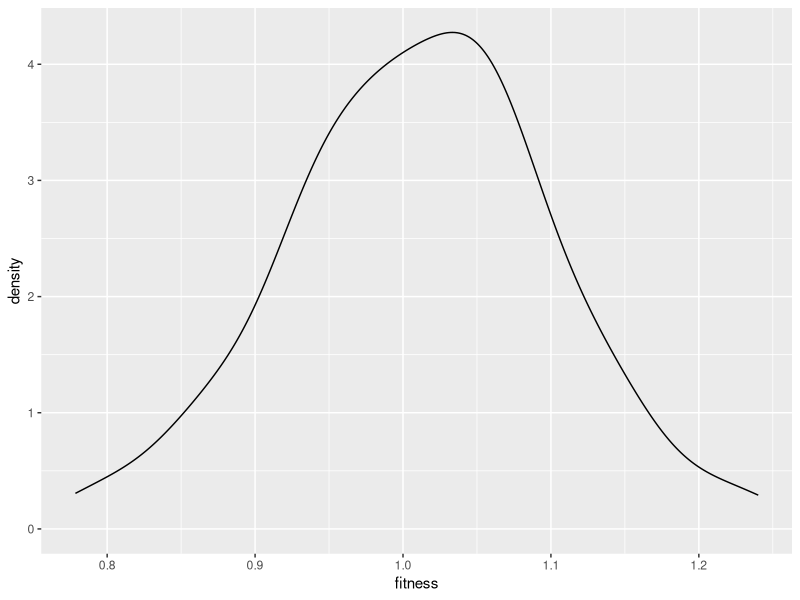

R code for this plot: (Note: this script raises an error after producing the figure.)
library(tidyverse)

#generate random normally distributed fitness values 
set.seed(1)
fit.dist <- rnorm(100, mean = 1 , sd = 0.1)
fit.tab <- as.data.frame(fit.dist)
fit.tab$fit.dist <- as.numeric(fit.tab$fit.dist)

ggplot(data = fit.tab, aes(x = fit.dist))+
  geom_density()+
  xlab("fitness")

#build genotype matrices
gen.count <- 20 #number of starting genotypes
initial.pop <- 50 #initial abundance of starting genotypes

gen.mat <- matrix(data = sample(fit.dist, (gen.count * 3)), nrow = 3, ncol = gen.count)
rownames(gen.mat) <- c("A","B","C")
colnames(gen.mat) <- c(1:gen.count)
save(gen.mat, file = "final_project/gen_mat.RData")

a.group <- as.data.frame(cbind("x" = gen.mat[1,], "n0" = initial.pop))
b.group <- as.data.frame(cbind("x" = gen.mat[2,], "n0" = initial.pop))
c.group <- as.data.frame(cbind("x" = gen.mat[3,], "n0" = initial.pop))

#calculate fitnesses
w.calc <- function(gen){
  w <- c()
  for(i in 1:dim(gen)[2]){
    w[i] <- mean(c(
      (gen[,i][1])* (1-abs(gen[,i][1] - gen[,i][2])) , #fitness of A
      (gen[,i][2]) * (1-abs(gen[,i][1] - gen[,i][2])) , #fitness of B
      (gen[,i][3]) #fitness of C
    ))
  }
  names(w) <- colnames(gen)
  return(w)
}

#replication
replicate <- function(a,b,c,w){
  a.rep <- cbind(a,w)
  a.rep <- cbind(a.rep, "n" = round(a.rep$n0 * a.rep$w))
  b.rep <- cbind(b,w)
  b.rep <- cbind(b.rep, "n" = round(b.rep$n0 * b.rep$w))
  c.rep <- cbind(c,w)
  c.rep <- cbind(c.rep, "n" = round(c.rep$n0 * c.rep$w))
  rep.list <- list("a.group" = a.rep, "b.group" = b.rep, "c.group" = c.rep)
  return(rep.list)
}

#pooling
pool <- function(reps){
  a.pool <- rep(reps$a.group$x, reps$a.group$n)
  b.pool <- rep(reps$b.group$x, reps$b.group$n)
  c.pool <- rep(reps$c.group$x, reps$c.group$n)
  pool.list <- list("a.group" = a.pool, "b.group" = b.pool, "c.group" = c.pool)
  return(pool.list)
}

#reassortment
reassort <- function(pools){
  newmat <- matrix(data = NA, nrow = 3, ncol = gen.count)
  newmat[1,] <- sample(pools$a.group, gen.count)
  newmat[2,] <- sample(pools$b.group, gen.count)
  newmat[3,] <- sample(pools$c.group, gen.count)
  rownames(newmat) <- c("A","B","C")
  colnames(newmat) <- c(1:gen.count)
  return(newmat)
}

#iterate over generations
generations <- 200
iterate.fitness <- function(generations,gen,a,b,c) {
  fitness <- list()
  rplct <- list()
  pools <- list()
  nextgen <- list()
  for(i in 1:generations){
    fitness[[i]] <- w.calc(gen)
    rplct[[i]] <- replicate(a, b, c, fitness[[i]])
    pools[[i]] <- pool(rplct[[i]])
    nextgen[[i]] <- reassort(pools[[i]])
    gen <- nextgen[[i]]
    a <- as.data.frame(cbind("x" = gen[1,], "n0" = initial.pop))
    b <- as.data.frame(cbind("x" = gen[2,], "n0" = initial.pop))
    c <- as.data.frame(cbind("x" = gen[3,], "n0" = initial.pop))
  }
  fit.means <- unlist(lapply(fitness, mean))
  return(fit.means)
}

runs <- list()
for(i in 1:100){
  set.seed(i)
  runs[[i]] <- iterate.fitness(generations,gen.mat, a.group, b.group,c.group)
}
run.tab <- bind_cols(runs)
colnames(run.tab) <- paste0("run",c(1:length(runs)))

run.tab <- run.tab %>%
  mutate("generation" = c(1:generations)) %>%
  relocate(generation, .before = run1)

run.gather <- gather(run.tab,key = run,value = "fitness", -generation)

ggplot(data = run.gather, aes(x = generation, y = fitness, color = run))+
  geom_line()+
  xlab("Generation")+
  ylab("Population fitness")+
  theme_bw()+
  scale_color_manual(values = rep("black", 100))+
  theme(legend.position = "none")

run.max <- unlist(lapply(runs, max))
length(which(run.max > 1)) #68 > 1
length(which(run.max <= 1)) #32 <= 1
mean(run.max) #1.015814
run.max <- as.data.frame(run.max)
ggplot(data = run.max, aes(x = run.max))+
  geom_density(bins = 30)

#now try without reassortment
generations <- 200
iterate.nomix <- function(generations,gen,a,b,c) {
  fitness <- list()
  rplct <- list()
  pools <- list()
  nextgen <- list()
  for(i in 1:generations){
    fitness[[i]] <- w.calc(gen)
    rplct[[i]] <- replicate(a, b, c, fitness[[i]])
    pools[[i]] <- pool(rplct[[i]])
    nextgen[[i]] <- reassort(pools[[i]])
    gen <- nextgen[[i]]
    a <- as.data.frame(cbind("x" = gen[1,], "n0" = initial.pop))
    b <- as.data.frame(cbind("x" = gen[2,], "n0" = initial.pop))
    c <- as.data.frame(cbind("x" = gen[3,], "n0" = initial.pop))
  }
  fit.means <- unlist(lapply(fitness, mean))
  return(fit.means)
}






#there's more to pull out from this function than just pop fitness
#this works as far as i can tell
fitness <- list()
rplct <- list()
pools <- list()
nextgen <- list()

for(i in 1:generations){
  fitness[[i]] <- w.calc(gen.mat)
  rplct[[i]] <- replicate(a.group, b.group, c.group, fitness[[i]])
  pools[[i]] <- pool(rplct[[i]])
  nextgen[[i]] <- reassort(pools[[i]])
  gen.mat <- nextgen[[i]]
  a.group <- as.data.frame(cbind("x" = gen.mat[1,], "n0" = initial.pop))
  b.group <- as.data.frame(cbind("x" = gen.mat[2,], "n0" = initial.pop))
  c.group <- as.data.frame(cbind("x" = gen.mat[3,], "n0" = initial.pop))
}
  

fit.means <- unlist(lapply(fitness, mean))
plot(1:generations,fit.means, type = "l", xlab = "generation", ylab = "population fitness")
#omg!!!!

